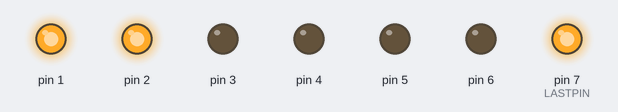
The sketch below on a simulated Arduino Uno, built with avr-gcc and run on an emulated ATmega328P. Parts: output pins drawn as LEDs (lit = HIGH).

Above: at 0.1 s.
Timing chart, 0 to 1.6 s (numbered marks = the images above):
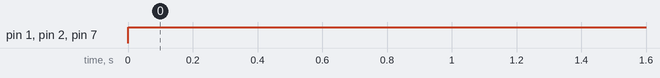

The sketch:

7_segment_display.ino
```cpp
/* Interfacing 7 segment display with Arduino uno
 *
 *  Hardware components
 *  Arduino Uno
 *  1 digit common cathode 7 segment display
 *
 *  Author : Sanghavi
 *  Date : 15-09-2022
 */

// considering 1st n last pin as 1 and 11
const int FIRSTPIN = 0;
const int LASTPIN =  7;
// A B C D E F G DP
// 1 1 1 1 1 1 0 0  This value is for displaying 0
// 0 1 1 0 0 0 0 0  This value is for displaying 1
bool num[8] = {0,1,1,0,0,0,0,1};
void setup() {
  // configuring all pins from 1st to last pin to OUTPUT mode
  for(int pin = FIRSTPIN;pin<=LASTPIN;pin++){
  pinMode(pin, OUTPUT);

  }
}

void loop() {
  int i = 0;
  //Map the LED Commands to Arduino pins for displaying respective number
  for(int pin = FIRSTPIN;pin<=LASTPIN;pin++)
  {
    digitalWrite(pin,num[i]);
    i++;
  }
}
```

Measured:
- by itself, pin 1, pin 2, pin 7 (LASTPIN): LOW → HIGH at 0.00 s
